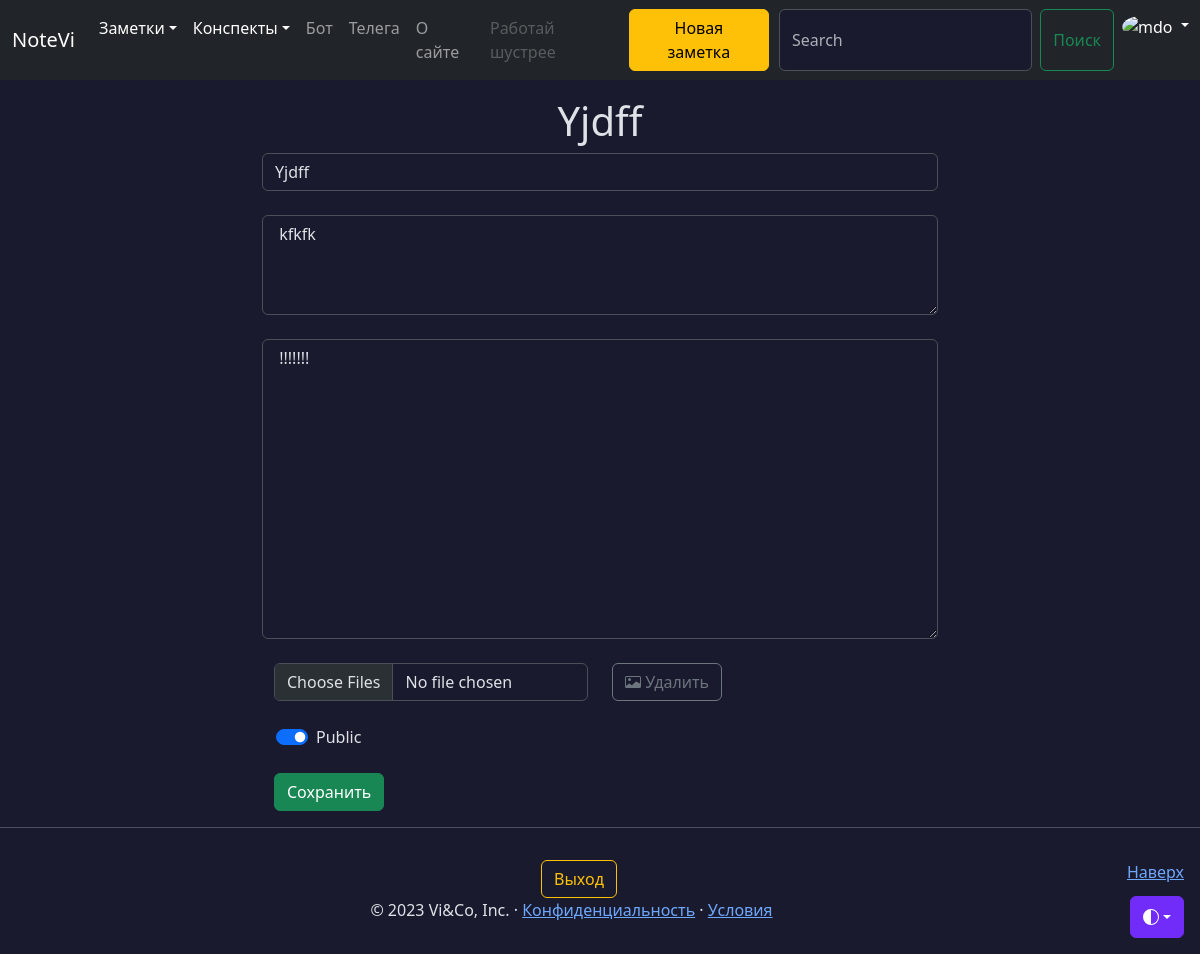
The app's page /notes/1/edit (signed in) with its own data.
### models.py (models this page shows, shortened)
class Note(db.Model):
    id = db.Column(db.Integer, primary_key=True)
    title = db.Column(db.String(100), nullable=False, default=' ')
    intro = db.Column(db.String(200), nullable=False, default=' ')
    text = db.Column(db.Text, nullable=False, default=' ')
    user_id = db.Column(db.Integer,
                        db.ForeignKey('user.id'))
    data = db.Column(db.Date, nullable=False, default=datetime.utcnow)
    favorites = db.relationship('User',
                                secondary='favorites',
                                backref=db.backref('favorite_notes',
                                                   lazy=True),
                                lazy='subquery')
    public = db.Column(db.String(8), default=None)
    files = db.relationship('File',
                            secondary='note_file',
                            lazy='subquery',
                            backref=db.backref('notes',
                                               lazy=True))
    @classmethod
    def get_by_id(cls, id_) -> 'Note':
        return cls.query.session.get(cls, id_)

### views/notes.py (the view, shortened to what this page needs)
@app.route('/notes/<int:note_id>/edit', methods=['POST', 'GET'])
@login_required
def edit_note(note_id):
    note = Note.get_by_id(note_id)
    if not current_user.is_author(note):
        flash('Вы не можете редактировать чужую заметку', 'danger')
        return redirect(url_for('notes'))
    if not note:
        flash('Заметка не найдена', 'danger')
        return redirect(url_for('notes'))
    files = File.query.filter(File.notes.contains(note)).all()
    return render_template(
        'create_note.html', note=note, files=files
    )

### models.py (called while the page is built)
@login_manager.user_loader
def user_loader(id: int):
    return db.session.query(User).get(id)

    def is_author(self, instance):
        return self.id == instance.user_id

    @property
    def is_authenticated(self):
        return True

    @property
    def roles(self):
        _roles = set()
        for group in self.groups:
            for role in group.roles:
                _roles.add(role)
        return _roles

    def has_role(self, role):
        if isinstance(role, str):
            role = Role.query.filter_by(name=role.lower()).first()
        if not role:
            return False
        return role in self.roles

    @property
    def is_admin(self):
        return self.has_role('admin')

### templates/create_note.html (shortened to what this page needs)
{% extends 'base.html' %}
{% block content %}
  <div class="container mt-5 col-lg-7">
    {% if request.endpoint == 'create_note' %}
    <h1 style="text-align: center; word-wrap: break-word;">Создай новую заметку</h1>
    {% else %}
    <h1 style="text-align: center; word-wrap: break-word;">{{ note.title }}</h1>
    {% endif %}
    <form method="post" enctype="multipart/form-data">
      <div class="form-control-wrapper">
        <input type="title" name="title" id="title" placeholder="Заголовок" class="form-control" {% if request.endpoint == "create_note" %} {% else %} value="{{ note.title }}" {% endif %} maxlength="100" required>
      </div><br>
      <div class="form-control-wrapper">
        <textarea name="intro" id="intro" placeholder="Ключевое знание" class="form-control" style="height: 100px;" maxlength="200">{% if request.endpoint == 'create_note' %} {% else %}{{ note.intro }}{% endif %}</textarea>
      </div><br>
      <div class="form-control-wrapper">
        <textarea name="text" id="text" placeholder="Текст заметки" class="form-control" style="height: 300px;" maxlength="10000">{% if request.endpoint == 'create_note' %} {% else %}{{ note.text }}{% endif %}</textarea>
      </div><br>
      <div class="container-fluid">
        <div class="row">
          <div class='col'>
            <input type=file name=files class="form-control" multiple="multiple">
          </div>
          {% if request.endpoint != 'create_note' %}
          <div class="col">
            <a href="{{ url_for('remove_files' , note_id=note.id) }}" class="btn btn-outline-secondary">
                Удалить
            </a>
          </div>
          {% endif %}
        </div>
        <div class="row">
          <div class="col form-check form-switch mb-3 mt-4" style="margin-left: 14px;">
            <input class="form-check-input" type="checkbox" name="public" id="flexSwitchCheckDefault" {% if request.endpoint == 'edit_note' and note.public == 'on' %} checked {% endif %}>
            <label class="form-check-label" for="flexSwitchCheckDefault">Public</label>
          </div>
        </div>
        <div class="row">
          <div class="col-9 mt-2">
            <input type="submit" value="Сохранить" class="btn btn-success">
          </div>
        </div>
      </div>
    </form>
  </div>
{% endblock %}

### static/css/base.css (style rules this page uses)
body { padding-top: 3rem; color: rgb(var(--bs-tertiary-color-rgb)); display: flex; flex-direction: column; height: 100%; }
.form-control-wrapper { position: relative; }
.bi { vertical-align: -.125em; fill: currentColor; }

### records on screen
Note: title "Yjdff", intro "kfkfk", text "!!!!!!!", public "☑"
